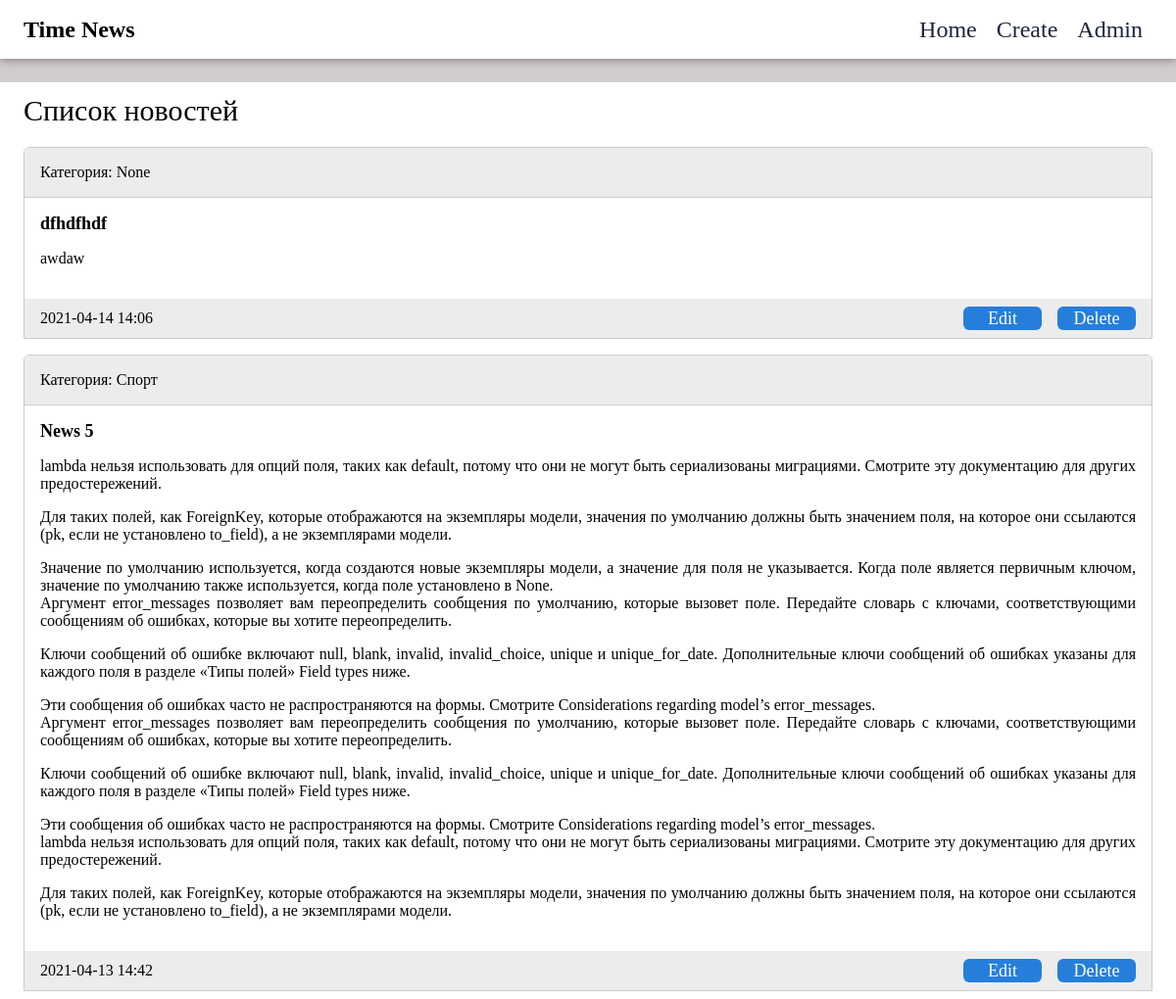
Before: / (upper part) with the older database file.
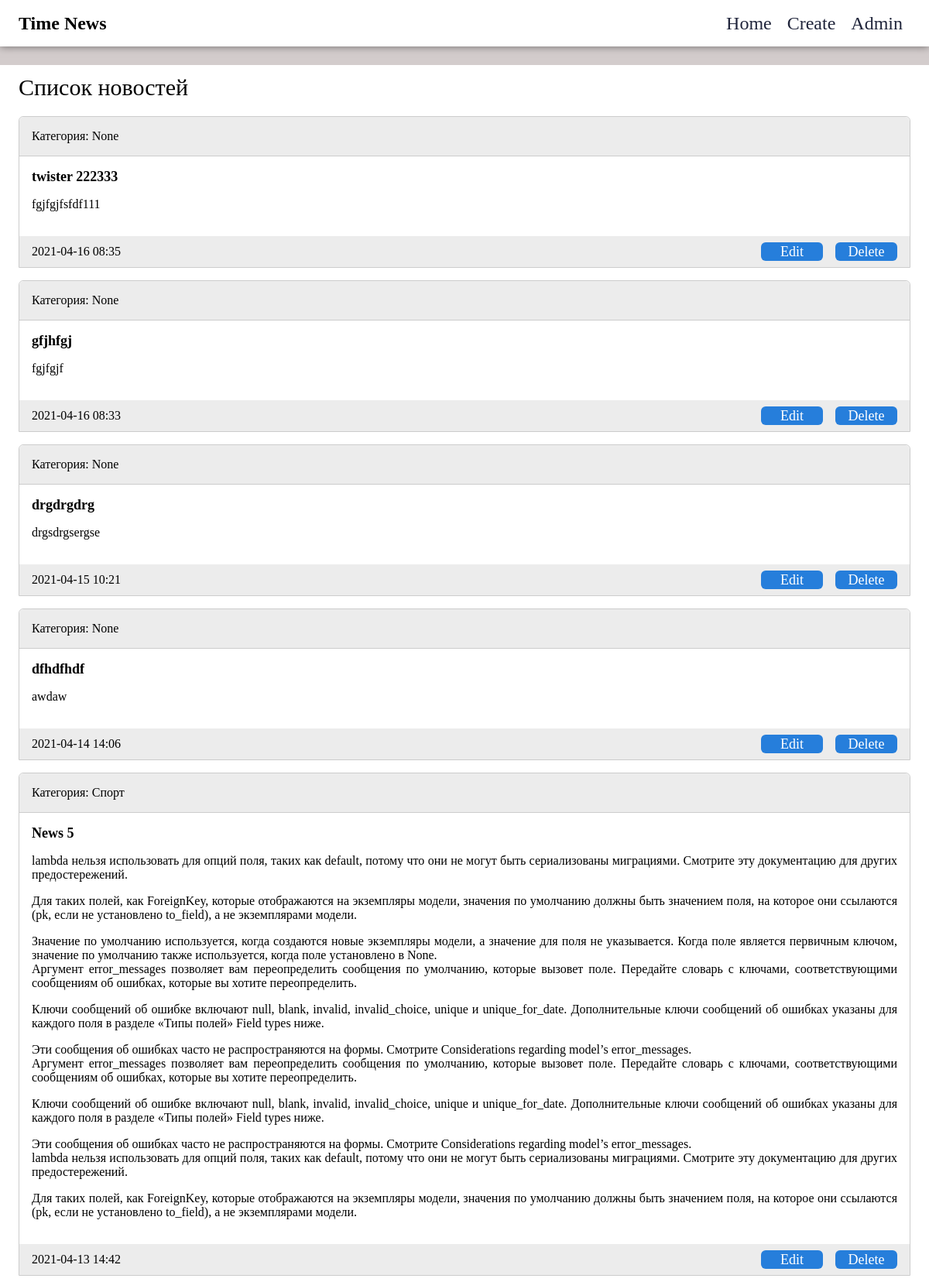
After: the same page with the newer database file.
### news/models.py (models this page shows, shortened)
class News(models.Model):
    title = models.CharField(max_length=100, verbose_name='Наименование')
    content = models.TextField(blank=True, verbose_name='Контент')
    created_at = models.DateTimeField(
        auto_now_add=True, verbose_name='Дата публикации')
    updated_at = models.DateTimeField(auto_now=True, verbose_name='Обновлено')
    photo = models.ImageField(
        upload_to='photos/%Y/%m/%d/', blank=True, verbose_name='Фото')
    is_published = models.BooleanField(
        default=True, verbose_name='Опубликовано')
    category = models.ForeignKey(
        'Category', on_delete=models.PROTECT, null=True, verbose_name='Категория')
    class Meta:
        verbose_name = 'Новость'
        verbose_name_plural = 'Новости'
        ordering = ['-created_at']

class Category(models.Model):
    title = models.CharField(
        max_length=100, db_index=True, verbose_name='Наименование категории')
    def __str__(self):
        return self.title
    class Meta:
        verbose_name = 'Категория'
        verbose_name_plural = 'Категории'
        ordering = ['title']

### news/views.py (the view)
# urls.py: path('', index, name='home'),
def index(request):
    news = News.objects.all()
    context = {
        'news': news,
        'title': 'Список новостей'
    }
    return render(request, 'news/index.html', context)

### news/templates/news/index.html (shortened to what this page needs)
{% extends 'news/layout.html' %}
{% block content %}
<div class="content">
  <div class="title">Список новостей</div>
  {% for item in news %}
  <div class="item">
    <div class="item__category">Категория: {{item.category}}</div>
    <div class="item__content">
    <div class="item__title">{{item.title}}</div>
    <div class="item__text">{{item.content|linebreaks}}</div>
  </div>
  <div class="item__date">
    {{item.created_at|date:"Y-m-d H:i"}}
    <div class="item__options">
    <a href="edit/{{item.id}}" class="item__close"> Edit</a>
    <a href="delete/{{item.id}}" class="item__close"> Delete</a>
  </div>
  </div>
  </div>
  {% endfor %}
</div>
{% endblock %}

### news/templates/news/layout.html (shortened to what this page needs)
{% load static %}
<!DOCTYPE html>
<html lang="en">
  <head>
    <link rel="stylesheet" href="{% static '/css/style.css' %}" />
  </head>
  <body>
    <div class="header">
      <div class="header__logo">Time News</div>
      <div class="header__about">
        <a href="{% url 'home' %}" class="header__nav">Home</a>
        <a href="{% url 'create' %}" class="header__nav">Create</a>
        <a href="{% url 'admin' %}" class="header__nav">Admin</a>
      </div>
    </div>
    {% block content %} {% endblock %}
  </body>
</html>

### mysite/static/css/style.css (style rules this page uses)
body { width: 100%; overflow-y: scroll; padding: 0; margin: 0; background-color: rgb(211, 204, 204); font-size: 16px; font-weight: 500; }
.title { color: black; font-size: 30px; font-weight: 500; margin-bottom: 20px; }
.header { display: flex; justify-content: space-between; align-items: center; background-color: #fff; height: 60px; box-shadow: 0 0 10px rgba(0, 0, 0, 0.5); padding: 0px 24px; }
.header__logo { color: black; font-size: 24px; font-weight: 600; }
.header__about { display: flex; }
.header__nav { color: rgb(32, 37, 59); font-size: 24px; font-weight: 500; padding: 0 10px; text-decoration: none; }
.content { max-width: 1200px; margin: 24px auto; background-color: #fff; padding: 12px 24px; }
.item__close { text-decoration: none; color: #fff; font-weight: 500; font-size: 18px; width: 80px; height: 24px; margin-left: 16px; background-color: rgb(38 126 219); border-radius: 6px; display: flex; justify-content: center; align-items: center; cursor: pointer; }
.item__title { font-size: 18px; font-weight: 600; color: #000; margin-bottom: 8px; }
.item__text { font-size: 16px; color: #000; margin-bottom: 16px; text-align: justify; }
.item { background-color: #fff; border: 1px solid #ccc; border-top-left-radius: 6px; border-top-right-radius: 6px; margin: 16px 0; }
.item__category { background-color: #ececec; border-bottom: 1px solid #ccc; display: flex; align-items: center; padding: 16px; border-top-left-radius: 6px; border-top-right-radius: 6px; }
.item__content { padding: 16px; }
.item__date { background-color: #ececec; display: flex; align-items: center; justify-content: space-between; padding: 8px 16px; }
.item__options { display: flex; }

Changed rows visible on the page:
added News: category "None", title "twister 222333", content "fgjfgjfsfdf111", created_at "2021-04-16 08:35"
added News: category "None", title "gfjhfgj", content "fgjfgjf", created_at "2021-04-16 08:33"
added News: category "None", title "drgdrgdrg", content "drgsdrgsergse", created_at "2021-04-15 10:21"
